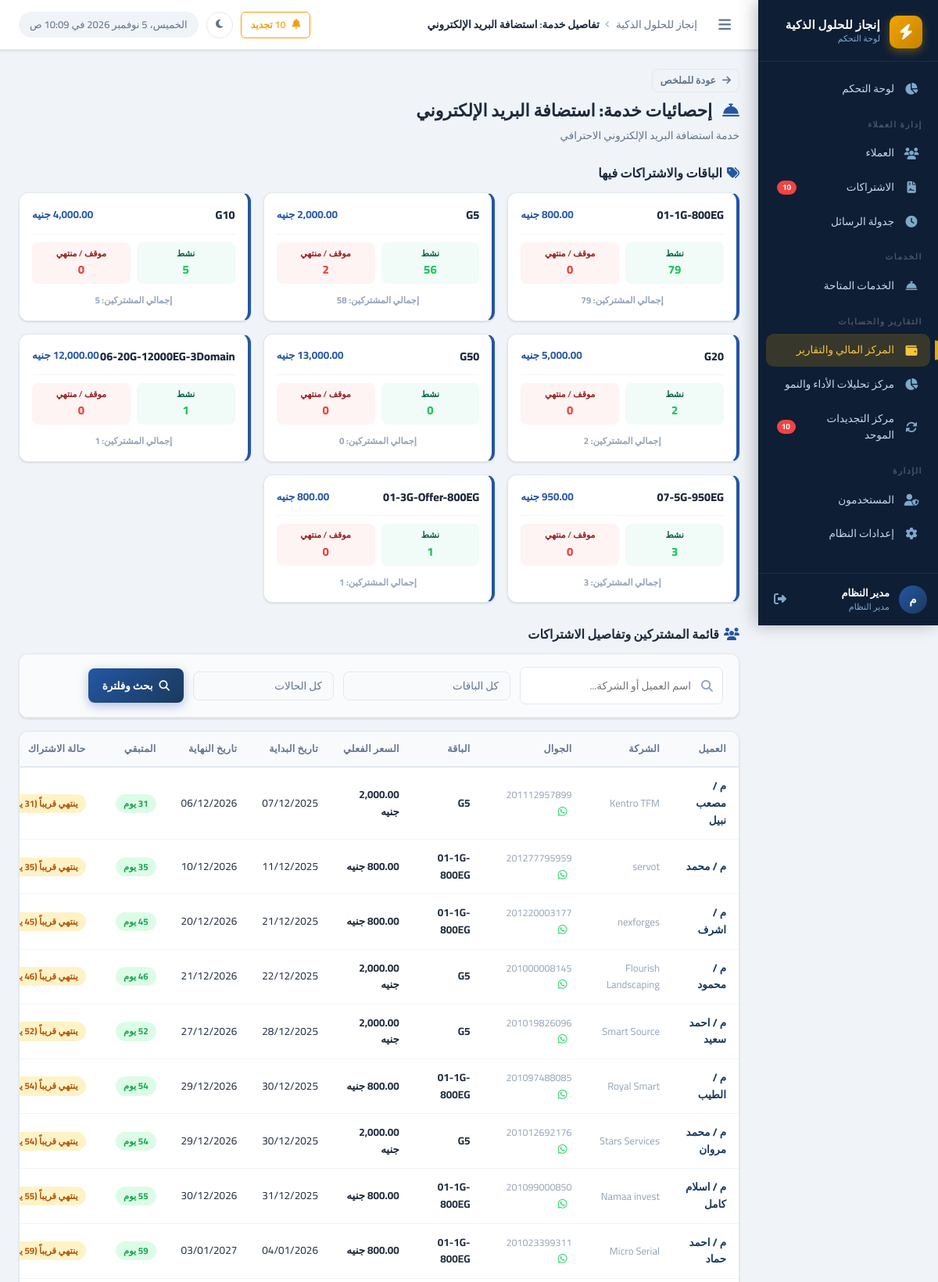
The app's page /reports/service-details.php?id=1 (signed in, upper part) with its own data.
### tables this page shows
CREATE TABLE `services` (
  `id` int UNSIGNED NOT NULL,
  `name` varchar(200) NOT NULL COMMENT 'اسم الخدمة',
  `description` text,
  `default_price` decimal(10,2) NOT NULL DEFAULT '0.00',
  `duration_months` int NOT NULL DEFAULT '12' COMMENT 'مدة الاشتراك الافتراضية بالأشهر',
  `status` tinyint(1) NOT NULL DEFAULT '1',
  `created_by` int UNSIGNED DEFAULT NULL,
  `created_at` datetime NOT NULL DEFAULT CURRENT_TIMESTAMP,
  `sort_order` int NOT NULL DEFAULT '0'
);

CREATE TABLE `client_subscriptions` (
  `id` int UNSIGNED NOT NULL,
  `client_id` int UNSIGNED NOT NULL,
  `service_id` int UNSIGNED NOT NULL,
  `plan_name` varchar(200) DEFAULT NULL COMMENT 'اسم الخطة (مثل: أساسية، بريميوم)',
  `currency` varchar(10) NOT NULL DEFAULT 'EGP',
  `original_price` decimal(12,2) DEFAULT NULL,
  `price` decimal(10,2) NOT NULL DEFAULT '0.00' COMMENT 'سعر الاشتراك الفعلي',
  `start_date` date DEFAULT NULL,
  `end_date` date DEFAULT NULL,
  `status` enum('active','expired','cancelled','pending') NOT NULL DEFAULT 'active',
  `notes` text,
  `created_by` int UNSIGNED DEFAULT NULL,
  `created_at` datetime NOT NULL DEFAULT CURRENT_TIMESTAMP,
  `updated_at` datetime NOT NULL DEFAULT CURRENT_TIMESTAMP ON UPDATE CURRENT_TIMESTAMP
);

CREATE TABLE `clients` (
  `id` int UNSIGNED NOT NULL,
  `name` varchar(200) NOT NULL COMMENT 'اسم العميل',
  `company_name` varchar(200) DEFAULT NULL COMMENT 'اسم الشركة',
  `mobile` varchar(20) NOT NULL COMMENT 'رقم الموبايل',
  `mobile_2` varchar(20) DEFAULT NULL COMMENT 'رقم موبايل إضافي',
  `activity` varchar(200) DEFAULT NULL COMMENT 'النشاط التجاري',
  `country` varchar(10) NOT NULL DEFAULT 'EG',
  `domain` varchar(255) DEFAULT NULL,
  `domain_provider` varchar(100) DEFAULT NULL,
  `username_note` varchar(200) DEFAULT NULL COMMENT 'اسم المستخدم (للإشارة)',
  `server_panel` varchar(100) NOT NULL DEFAULT 'cp.enjaz.cloud',
  `email` varchar(200) DEFAULT NULL,
  `address` text,
  `notes` text,
  `status` tinyint(1) NOT NULL DEFAULT '1' COMMENT '1=نشط, 0=موقوف',
  `created_by` int UNSIGNED DEFAULT NULL,
  `created_at` datetime NOT NULL DEFAULT CURRENT_TIMESTAMP,
  `updated_at` datetime NOT NULL DEFAULT CURRENT_TIMESTAMP ON UPDATE CURRENT_TIMESTAMP
);

### reports/service-details.php (the view, shortened to what the rows shown need)
<?php
require_once dirname(__DIR__) . '/config/app.php';
$db = getDB();
$serviceId = (int)($_GET['id'] ?? 0);
$serviceStmt = $db->prepare("SELECT * FROM services WHERE id = ?");
$serviceStmt->execute([$serviceId]);
$service = $serviceStmt->fetch();
$plansStmt = $db->prepare("SELECT * FROM service_plans WHERE service_id = ? ORDER BY sort_order ASC, name ASC");
$plansStmt->execute([$serviceId]);
$dbPlans = $plansStmt->fetchAll();
$totalsStmt = $db->prepare("
    SELECT
        plan_name,
        COUNT(CASE WHEN status = 'active' THEN 1 END) as active_count,
        COUNT(CASE WHEN status != 'active' THEN 1 END) as suspended_count,
        COUNT(*) as total_count
    FROM client_subscriptions
    WHERE service_id = ?
    GROUP BY plan_name
");
$totalsStmt->execute([$serviceId]);
$planTotals = $totalsStmt->fetchAll();
$packages = [];
foreach ($dbPlans as $p) {
    $packages[$p['name']] = [
        'name' => $p['name'],
        'price' => $p['price'],
        'active' => 0,
        'suspended' => 0,
        'total' => 0,
        'is_db_plan' => true
    ];
}
foreach ($planTotals as $pt) {
    $name = $pt['plan_name'] ?: '—';
    $packages[$name]['active'] = (int)$pt['active_count'];
    $packages[$name]['suspended'] = (int)$pt['suspended_count'];
    $packages[$name]['total'] = (int)$pt['total_count'];
}
$where = ["cs.service_id = ?"];
$params = [$serviceId];
$whereStr = implode(' AND ', $where);
$subsStmt = $db->prepare("
    SELECT cs.*, c.name as client_name, c.company_name, c.mobile, c.status as client_status,
           DATEDIFF(cs.end_date, CURDATE()) as days_left
    FROM client_subscriptions cs
    JOIN clients c ON c.id = cs.client_id
    WHERE $whereStr
    ORDER BY cs.status = 'active' DESC, cs.end_date ASC
");
$subsStmt->execute($params);
$subscriptions = $subsStmt->fetchAll();
$pageTitle  = 'تفاصيل خدمة: ' . $service['name'];
$depth      = 1;
require_once INCLUDES_PATH . '/header.php';
?>
<div class="page-header">
  <div class="page-header-text">
    <div style="display:flex; align-items:center; gap:12px; margin-bottom: 6px;">
      <a href="financial-hub.php?tab=services" class="btn btn-sm btn-outline" style="padding: 4px 10px; border-radius: 8px;">
      </a>
    </div>
    <h1 class="page-title">
      <i class="fas fa-concierge-bell" style="color:var(--primary-light);margin-left:8px;"></i>
      إحصائيات خدمة: <?= e($service['name']) ?>
    </h1>
    <p class="page-subtitle"><?= e($service['description'] ?: 'عرض الباقات وتفاصيل المشتركين') ?></p>
  </div>
</div>
<div style="display:grid; grid-template-columns: repeat(auto-fit, minmax(250px, 1fr)); gap:16px; margin-bottom:28px;">
  <?php if (empty($packages)): ?>
    <div class="card" style="grid-column: 1 / -1; padding: 24px; text-align: center; color: var(--text-muted);">
      لا توجد باقات مسجلة أو اشتراكات نشطة لهذه الخدمة.
    </div>
  <?php else: ?>
    <?php foreach ($packages as $pkg): ?>
      <div class="card" style="border-right: 4px solid var(--primary-light); padding:16px; background:#fff; display:flex; flex-direction:column; gap:12px; margin:0;">
        <div style="display:flex; justify-content:space-between; align-items:center;">
          <span style="font-weight:800; font-size:14.5px; color:var(--text-primary);"><?= e($pkg['name']) ?></span>
          <?php if ($pkg['price'] !== null): ?>
            <span style="font-weight:700; color:var(--primary-light); font-size:13.5px;"><?= formatMoney($pkg['price']) ?></span>
          <?php else: ?>
            <span class="badge badge-secondary" style="font-size:10.5px;">باقة مخصصة</span>
          <?php endif; ?>
        </div>
        <div style="display:grid; grid-template-columns: 1fr 1fr; gap:8px; border-top:1px solid #f1f5f9; padding-top:10px;">
          <div style="text-align:center; background:rgba(16,185,129,0.06); border-radius:8px; padding:6px 0;">
            <div style="font-size:11px; color:#065f46; font-weight:600;">نشط</div>
            <div style="font-size:15px; font-weight:800; color:var(--success);"><?= $pkg['active'] ?></div>
          </div>
          <div style="text-align:center; background:rgba(239,68,68,0.06); border-radius:8px; padding:6px 0;">
            <div style="font-size:11px; color:#991b1b; font-weight:600;">موقف / منتهي</div>
            <div style="font-size:15px; font-weight:800; color:var(--danger);"><?= $pkg['suspended'] ?></div>
          </div>
        </div>
        <div style="font-size:11.5px; text-align:center; color:var(--text-muted); font-weight:700;">
          إجمالي المشتركين: <?= $pkg['total'] ?>
        </div>
      </div>
    <?php endforeach; ?>
  <?php endif; ?>
</div>
<div class="card">
  <div class="table-wrapper">
    <table class="data-table">
      <thead>
        <tr>
          <th>العميل</th>
          <th>الشركة</th>
          <th>الجوال</th>
          <th>الباقة</th>
          <th>السعر الفعلي</th>
          <th>تاريخ البداية</th>
          <th>تاريخ النهاية</th>
          <th>المتبقي</th>
          <th>حالة الاشتراك</th>
        </tr>
      </thead>
      <tbody>
        <?php if (empty($subscriptions)): ?>
          <tr>
            <td colspan="11">
              <div class="empty-state">
                <div class="empty-icon"><i class="fas fa-file-contract"></i></div>
                <p class="empty-title">لا توجد اشتراكات مطابقة للبحث</p>
              </div>
            </td>
          </tr>
        <?php else: ?>
          <?php foreach ($subscriptions as $sub): ?>
            <tr>
              <td>
                <a href="../clients/view.php?id=<?= $sub['client_id'] ?>" style="font-weight:700; color:var(--primary);">
                  <?= e($sub['client_name']) ?>
                </a>
              </td>
              <td class="text-muted"><?= e($sub['company_name'] ?: '—') ?></td>
              <td>
                <?php if ($sub['mobile']): ?>
                  <span class="text-muted" style="direction:ltr; display:inline-block; font-size:12.5px;"><?= e($sub['mobile']) ?></span>
                  <?php
                  $cleanMob = preg_replace('/[^0-9]/', '', $sub['mobile']);
                  ?>
                  <a href="https://wa.me/<?= $cleanMob ?>" target="_blank" style="color:#25d366; margin-right:6px;" title="واتساب"><i class="fab fa-whatsapp"></i></a>
                <?php else: ?>
                  <span class="text-muted">—</span>
                <?php endif; ?>
              </td>
              <td><strong><?= e($sub['plan_name'] ?: '—') ?></strong></td>
              <td class="fw-bold text-primary"><?= formatMoney($sub['price']) ?></td>
              <td><?= formatDate($sub['start_date']) ?></td>
              <td><?= formatDate($sub['end_date']) ?></td>
              <td>
                <?php
                $d = $sub['days_left'];
                if ($d === null): ?>
                  <span class="badge badge-success">مفتوح</span>
                <?php elseif ($d < 0): ?>
                  <span class="badge badge-danger">انتهى</span>
                <?php elseif ($d <= 7): ?>
                  <span class="badge badge-danger"><?= $d ?> يوم</span>
                <?php elseif ($d <= 30): ?>
                  <span class="badge badge-warning"><?= $d ?> يوم</span>
                <?php else: ?>
                  <span class="badge badge-success"><?= $d ?> يوم</span>
                <?php endif; ?>
              </td>
              <td><?= subscriptionStatusBadge($sub['status'], $sub['end_date']) ?></td>
            </tr>
          <?php endforeach; ?>
        <?php endif; ?>
      </tbody>
    </table>
  </div>
</div>
<?php
require_once INCLUDES_PATH . '/footer.php';
?>

### includes/header.php (shortened to what the rows shown need)
<?php
$companyName = getSetting('company_name', APP_NAME);
?>
<!DOCTYPE html>
<html lang="ar" dir="rtl">
<head>
  <link rel="stylesheet" href="https://cdnjs.cloudflare.com/ajax/libs/font-awesome/6.5.0/css/all.min.css">
  <link rel="stylesheet" href="<?= str_repeat('../', $depth ?? 0) ?>assets/css/style.css?v=1.4">
  <link rel="stylesheet" href="<?= str_repeat('../', $depth ?? 0) ?>assets/css/print.css" media="print">
  <link rel="stylesheet" href="https://cdn.jsdelivr.net/npm/flatpickr/dist/flatpickr.min.css">
</head>
<body>
<div class="layout">
  <div class="main-content">
    <header class="topbar">
      <div class="topbar-breadcrumb">
        <span><?= e($companyName) ?></span>
        <span class="separator"><i class="fas fa-chevron-left fa-xs"></i></span>
        <span class="current"><?= e($pageTitle ?? 'لوحة التحكم') ?></span>
      </div>
    </header>
    <main class="page-content">

### includes/functions.php (shortened to what the rows shown need)
<?php
function formatMoney(float $amount, string $currency = null): string {
    if ($currency === null) {
        $currency = getSetting('currency', 'جنيه');
    }
    return number_format($amount, 2) . ' ' . $currency;
}
function formatDate(?string $date, string $format = 'd/m/Y'): string {
    return date('d/m/Y', strtotime($date));
}
function daysDiff(string $date1, string $date2 = 'today'): int {
    $d1 = new DateTime($date1);
    $d2 = new DateTime($date2);
    return (int)$d1->diff($d2)->days * ($d1 < $d2 ? -1 : 1);
}
function subscriptionStatusBadge(string $status, ?string $endDate = ''): string {
    $warningDays = (int)getSetting('renewal_warning_days', '60');
    if ($status === 'active' && !empty($endDate)) {
        $daysLeft = daysDiff($endDate, 'today');
        if ($daysLeft >= 0 && $daysLeft <= $warningDays) {
            return '<span class="badge badge-warning">ينتهي قريباً (' . $daysLeft . ' يوم)</span>';
        }
    }
    $map = [
        'active'    => '<span class="badge badge-success">نشط</span>',
        'expired'   => '<span class="badge badge-danger">منتهي</span>',
        'cancelled' => '<span class="badge badge-secondary">ملغي</span>',
        'pending'   => '<span class="badge badge-warning">معلّق</span>',
    ];
    return $map[$status] ?? '<span class="badge badge-secondary">' . e($status) . '</span>';
}
function e(mixed $value): string {
    return htmlspecialchars((string)$value, ENT_QUOTES, 'UTF-8');
}

### records on screen
services: name "تفاصيل خدمة: استضافة البريد الإلكتروني", name "استضافة البريد الإلكتروني", description "خدمة استضافة البريد الإلكتروني الاحترافي"
client_subscriptions: plan_name "01-1G-800EG", price "800.00 جنيه", active "79", client.status "0", total "79"
client_subscriptions: client.name "م / مصعب نبيل", client.company_name "Kentro TFM", client.mobile "201112957899", plan_name "G5", price "2,000.00 جنيه", start_date "07/12/2025", end_date "06/12/2026", d "31", daysLeft "31"
client_subscriptions: client.name "م / محمد", client.company_name "servot", client.mobile "201277795959", plan_name "01-1G-800EG", price "800.00 جنيه", start_date "11/12/2025", end_date "10/12/2026", d "35", end_date "35"
client_subscriptions: client.name "م / اشرف", client.company_name "nexforges", client.mobile "201220003177", plan_name "01-1G-800EG", price "800.00 جنيه", start_date "21/12/2025", end_date "20/12/2026", d "45", end_date "45"
client_subscriptions: client.name "م / محمود", client.company_name "Flourish Landscaping", client.mobile "201000008145", plan_name "G5", price "2,000.00 جنيه", start_date "22/12/2025", end_date "21/12/2026", d "46", end_date "46"
client_subscriptions: client.name "م / احمد سعيد", client.company_name "Smart Source", client.mobile "201019826096", plan_name "G5", price "2,000.00 جنيه", start_date "28/12/2025", end_date "27/12/2026", d "52", daysLeft "52"
client_subscriptions: client.name "م / الطيب", client.company_name "Royal Smart", client.mobile "201097488085", plan_name "01-1G-800EG", price "800.00 جنيه", start_date "30/12/2025", end_date "29/12/2026", d "54", end_date "54"
client_subscriptions: client.name "م / محمد مروان", client.company_name "Stars Services", client.mobile "201012692176", plan_name "G5", price "2,000.00 جنيه", start_date "30/12/2025", end_date "29/12/2026", d "54", end_date "54"
client_subscriptions: client.name "م / اسلام كامل", client.company_name "Namaa invest", client.mobile "201099000850", plan_name "01-1G-800EG", price "800.00 جنيه", start_date "31/12/2025", end_date "30/12/2026", d "55", end_date "55"
client_subscriptions: client.name "م / احمد حماد", client.company_name "Micro Serial", client.mobile "201023399311", plan_name "01-1G-800EG", price "800.00 جنيه", start_date "04/01/2026", end_date "03/01/2027", d "59", daysLeft "59"

### other values on screen
$companyName "إنجاز للحلول الذكية"
$renewalCount "10"
$userInitial "م"
$userName "مدير النظام"
$userRole "مدير النظام"
$pkg['name'] "G5"
formatMoney($pkg['price']) "2,000.00 جنيه"
$pkg['active'] "56"
$pkg['suspended'] "2"
$pkg['total'] "58"
$pkg['name'] "G10"
formatMoney($pkg['price']) "4,000.00 جنيه"
$pkg['active'] "5"
$pkg['suspended'] "0"
$pkg['total'] "5"
